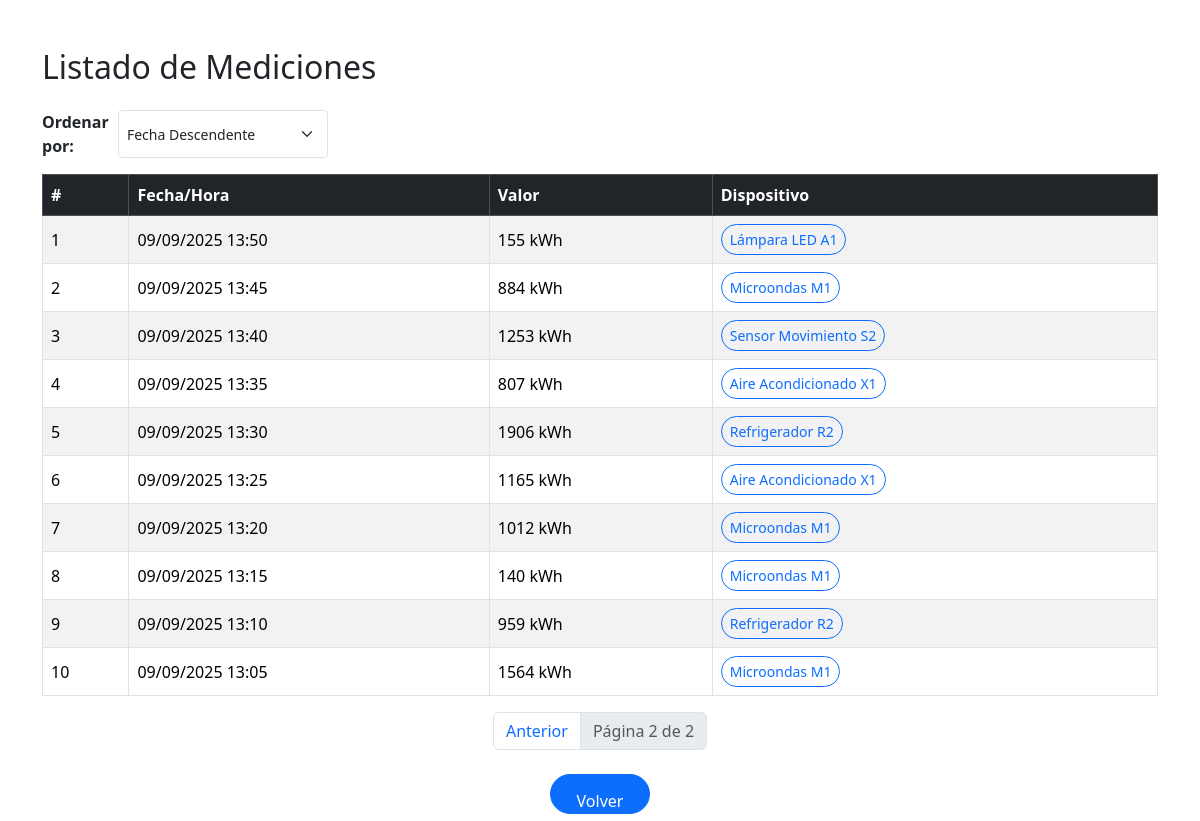
/devices/measurements/?page=2&sort=desc (signed in), run on the app's committed database.
### devices/models.py (models this page shows, shortened)
class Measurement(models.Model):
    date = models.DateTimeField()
    registered_consumption = models.IntegerField()
    device = models.ForeignKey(Device, on_delete=models.CASCADE, null=True)
    organization = models.ForeignKey(Organization, on_delete=models.CASCADE)
    created_at = models.DateTimeField(auto_now_add=True)
    updated_at = models.DateTimeField(auto_now=True)
    deleted_at = models.DateTimeField(null=True, blank=True)

class Device(models.Model):
    name = models.CharField(max_length=100)
    maximum_consumption = models.IntegerField()
    state = models.BooleanField(default=True)
    category = models.ForeignKey(Category, on_delete=models.CASCADE)
    zone = models.ForeignKey(Zone, on_delete=models.CASCADE)
    organization = models.ForeignKey(Organization, on_delete=models.CASCADE)
    created_at = models.DateTimeField(auto_now_add=True)
    updated_at = models.DateTimeField(auto_now=True)
    deleted_at = models.DateTimeField(null=True, blank=True)

### devices/views.py (the view)
# urls.py: path('devices/measurements/', measurement_list, name='measurement_list'),
@login_required
def measurement_list(request):
    sort = request.GET.get("sort", "desc")
    if sort == "asc":
        measurements = Measurement.objects.select_related('device').order_by('date')
    else:
        measurements = Measurement.objects.select_related('device').order_by('-date')
    paginator = Paginator(measurements, 50)  # 50 por página
    page_number = request.GET.get('page')
    page_obj = paginator.get_page(page_number)
    return render(request, 'device/measurement_list.html', {
        'page_obj': page_obj,
        'sort': sort,  # lo pasamos al template para mantener la selección
    })

### devices/templates/device/measurement_list.html (shortened to what this page needs)
<!DOCTYPE html>
<html lang="es">
<head>
  <link href="https://cdn.jsdelivr.net/npm/bootstrap@5.3.2/dist/css/bootstrap.min.css" rel="stylesheet" />
</head>
<body>
  <div class="container mt-5">
    <h2 class="mb-4">Listado de Mediciones</h2>
    <div class="d-flex justify-content-between align-items-center mb-3">
      <form method="get" class="d-flex">
        <label for="sort" class="me-2 fw-bold">Ordenar por:</label>
        <select name="sort" id="sort" class="form-select form-select-sm me-2" onchange="this.form.submit()">
          <option value="desc" {% if sort == 'desc' %}selected{% endif %}>Fecha Descendente</option>
        </select>
      </form>
    </div>
    <table class="table table-striped table-bordered align-middle">
      <thead class="table-dark">
        <tr>
          <th>#</th>
          <th>Fecha/Hora</th>
          <th>Valor</th>
          <th>Dispositivo</th>
        </tr>
      </thead>
      <tbody>
        {% for m in page_obj %}
          <tr>
            <td>{{ forloop.counter }}</td>
            <td>{{ m.date|date:"d/m/Y H:i" }}</td>
            <td>{{ m.registered_consumption }} kWh</td>
            <td>
              <a href="/devices/{{ m.device.id }}/" class="btn btn-sm btn-outline-primary rounded-pill">
                {{ m.device.name }}
              </a>
            </td>
          </tr>
        {% empty %}
          <tr>
            <td colspan="4" class="text-center text-muted">No hay mediciones registradas.</td>
          </tr>
        {% endfor %}
      </tbody>
    </table>
    <nav>
      <ul class="pagination justify-content-center">
        {% if page_obj.has_previous %}
          <li class="page-item">
            <a class="page-link" href="?page={{ page_obj.previous_page_number }}&sort={{ sort }}">Anterior</a>
          </li>
        {% endif %}
        <li class="page-item disabled">
          <span class="page-link">Página {{ page_obj.number }} de {{ page_obj.paginator.num_pages }}</span>
        </li>
      </ul>
    </nav>
    <div class="text-center mt-4">
      <a href="/dashboard/" class="btn btn-primary rounded-pill"
         style="width: 100px; height: 40px; line-height: 40px;">Volver</a>
    </div>
  </div>
</body>
</html>

### data on the page
Measurement: date "09/09/2025 13:50", registered_consumption "155", device.name "Lámpara LED A1"
Measurement: date "09/09/2025 13:45", registered_consumption "884", device.name "Microondas M1"
Measurement: date "09/09/2025 13:40", registered_consumption "1253", device.name "Sensor Movimiento S2"
Measurement: date "09/09/2025 13:35", registered_consumption "807", device.name "Aire Acondicionado X1"
Measurement: date "09/09/2025 13:30", registered_consumption "1906", device.name "Refrigerador R2"
Measurement: date "09/09/2025 13:25", registered_consumption "1165", device.name "Aire Acondicionado X1"
Measurement: date "09/09/2025 13:20", registered_consumption "1012", device.name "Microondas M1"
Measurement: date "09/09/2025 13:15", registered_consumption "140", device.name "Microondas M1"
Measurement: date "09/09/2025 13:10", registered_consumption "959", device.name "Refrigerador R2"
Measurement: date "09/09/2025 13:05", registered_consumption "1564", device.name "Microondas M1"

### other printed values
{{ page_obj.number }} "2"
{{ page_obj.paginator.num_pages }} "2"
